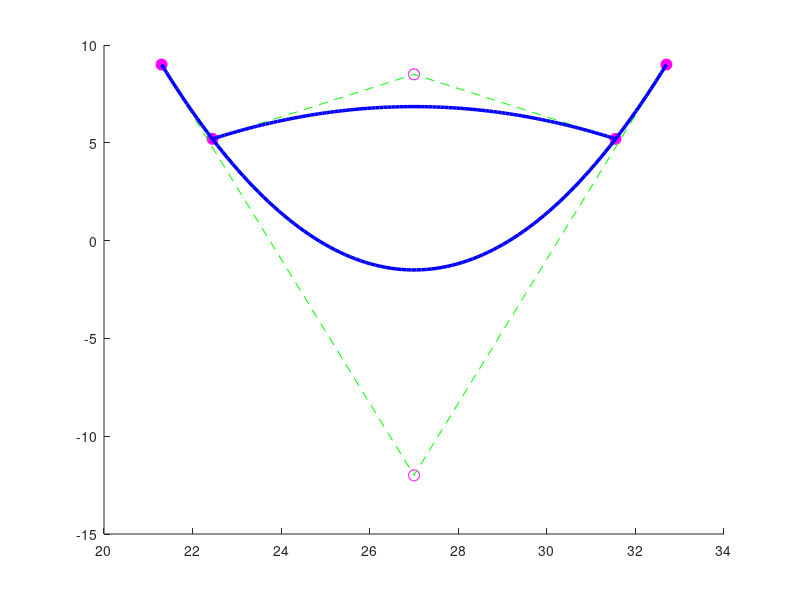

This figure's MATLAB source:
function gura_2_poligoane_control()

% --> Codul acesta reprezinta limba si partea de jos a gurii, adica "U"-ul (buza de jos) <--

t = linspace(0,1,100); % Parametrul
% Punctele de control
b1 = [21.3 27 32.7; 9 -12 9]; 
b2 = [22.45 27 31.55; 5.2 8.5 5.2];
% Polinoamele Bernstein de gradul 2
B0 = (1-t).^2;
B1 = 2*(1-t).*t;
B2 = t.^2;
B = [B0;B1;B2]; % Matricea care cuprinde toate polinoamele Bernstein
% Curbele Bezier
f1 = b1*B;
f2 = b2*B;

% --> Desenare grafic (curba + poligoanele de control) <--
hold on 
% Deseneaza cercuri pline pentru primul si ultimul punct din poligoanele de control
plot([b1(1,1),b1(1,end)],[b1(2,1),b1(2,end)],'mo','MarkerFaceColor','m','MarkerSize',8)
plot([b2(1,1),b2(1,end)],[b2(2,1),b2(2,end)],'mo','MarkerFaceColor','m','MarkerSize',8)

% Deseneaza cercuri goale pentru punctele interioare din poligoanele de control 
plot(b1(1,2:end-1),b1(2,2:end-1),'mo','MarkerSize',8)
plot(b2(1,2:end-1),b2(2,2:end-1),'mo','MarkerSize',8)

% Traseaza poligoanele de control
plot(b1(1,:),b1(2,:),'--g')
plot(b2(1,:),b2(2,:),'--g')

% Traseaza curbele Bezier generate din punctele de control
plot(f1(1,:),f1(2,:),'b','LineWidth',2.5)
plot(f2(1,:),f2(2,:),'b','LineWidth',2.5)
hold off

end